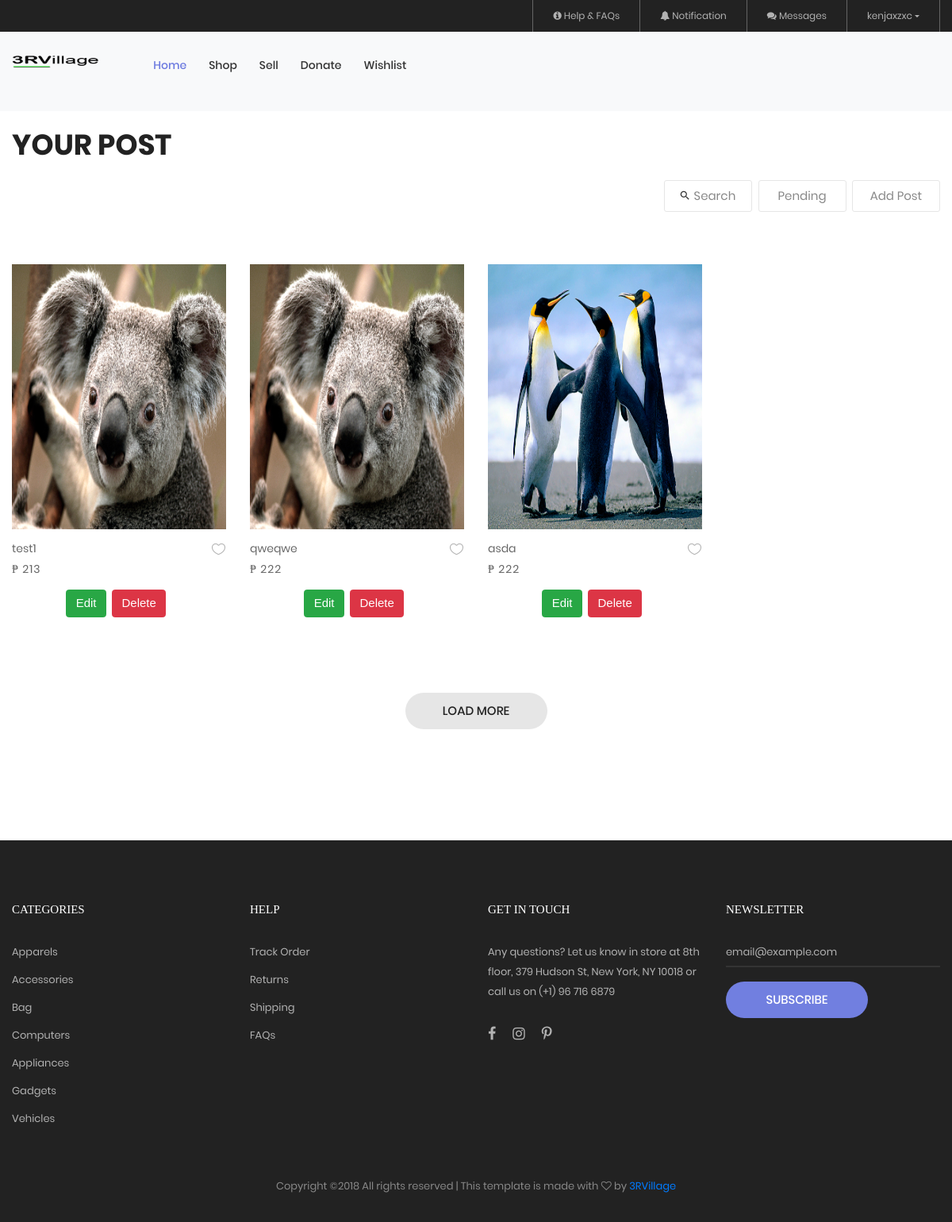
The page /mypost.php (signed in) on the database its author committed.
### tables this page shows
CREATE TABLE `itemsell` (
  `ItemSellID` int(11) NOT NULL,
  `SItemTitle` varchar(50) NOT NULL,
  `SItemCat` varchar(50) NOT NULL,
  `SItemDesc` varchar(255) NOT NULL,
  `SItemLocation` varchar(50) NOT NULL,
  `SItemPrice` int(11) NOT NULL,
  `SItemImages` varchar(255) NOT NULL,
  `SItemPosted` timestamp NOT NULL DEFAULT CURRENT_TIMESTAMP,
  `accountid` int(11) NOT NULL,
  `SItemStatus` int(11) NOT NULL DEFAULT '1'
);

### public/mypost.php (the view, shortened to what this page needs)
<?php
  include('connection.php');
?>
<!DOCTYPE html>
<html lang="en">
<head>
  <?php include('link.php');?>
  </head>
<body class="bg-light">
  <?php
      include('header.php');
   ?>
    <section class="bg0 p-t-23 p-b-140 m-t-100" id="products">
    <div class="container">
      <div class="p-b-10">
        <h3 class="ltext-103 cl5">
          Your Post
        </h3>
      </div>
        <div class="flex-w flex-sb-m p-b-52">
        <div class="flex-w flex-c-m m-tb-10">
          <div class="flex-c-m stext-106 cl6 size-105 bor4 pointer hov-btn3 trans-04 m-tb-4 js-show-search">
            <i class="icon-search cl2 m-r-6 fs-15 trans-04 zmdi zmdi-search"></i>
            Search
          </div>
           <div class="ml-2">
            <a href="pending.php" class="flex-c-m stext-106 cl6 size-105 bor4 pointer hov-btn3 trans-04 m-tb-4">Pending</a>
          </div>
          <div class="ml-2">
            <a href="sell.php" class="flex-c-m stext-106 cl6 size-105 bor4 pointer hov-btn3 trans-04 m-tb-4">Add Post</a>
          </div>
        </div>
      </div>
      <?php
           $sessionID = $_SESSION['accountid'];
           $id = mysqli_query($conn, "SELECT accountid FROM `account` WHERE username = '$sessionID'")->fetch_object()->accountid;
           $res = mysqli_query($conn, "SELECT * FROM account WHERE accountid = '$id'");
              while($row=$res->fetch_array()){
     ?>
      <?php
      $builder = $dom = null;
       $sql = "SELECT * FROM itemsell WHERE (accountid = '$id' && SItemStatus = '1')";
        $result = mysqli_query($conn, $sql);
        while ($row = mysqli_fetch_assoc($result)){
          $builder =
          '
          <div class="col-sm-6 col-md-4 col-lg-3 p-b-35 isotope-item *">
          <div class="block2">
            <div class="block2-pic hov-img0">
            <img src="../upload/'.$row['SItemImages'].'" height="334" width="270"/>
               <a href="#" class="block2-btn flex-c-m stext-103 cl2 size-102 bg0 bor2 hov-btn1 p-lr-15 trans-04 js-show-modal1 prevITEM">
               Preview Item
               </a>
              <input type="hidden" name="itemsellID" value="'.$row['ItemSellID'].'">
            </div>
            <div class="block2-txt flex-w flex-t p-t-14">
              <div class="block2-txt-child1 flex-col-l ">
                <a class="stext-104 cl4 hov-cl1 trans-04 js-name-b2 p-b-6">
                  '.$row['SItemTitle'].'
                </a>
                <span class="stext-105 cl3">
                  ₱ '.$row['SItemPrice'].'
                </span>
              </div>
              <div class="block2-txt-child2 flex-r p-t-3">
                <a href="#" class="btn-addwish-b2 dis-block pos-relative js-addwish-b2">
                  <img class="icon-heart1 dis-block trans-04" src="../images/icons/icon-heart-01.png" alt="ICON">
                  <img class="icon-heart2 dis-block trans-04 ab-t-l" src="../images/icons/icon-heart-02.png" alt="ICON">
                </a>
              </div>
            </div>
            <div class="row justify-content-center py-3">
              <a href="updatepost.php?id='.$row['ItemSellID'].'"><button type="button" class="btn btn-success mr-2"
              onclick="confirm(\'Are you sure to edit ?\')">Edit</button></a>
              <a href="deactivatepost.php?del='.$row['ItemSellID'].'"><button type="button" class="btn btn-danger mr-2"
              onclick="confirm(\'Are you sure to delete this post ?\')">Delete</button></a>
            </div>
          </div>
        </div>
          ';
          $dom = $dom."".$builder;
          }
        }
      ?>
      <div class="row isotope-grid">
        <?php echo $dom; ?>
      </div>
    </div>
    <div class="flex-c-m flex-w w-full p-t-45">
        <a href="#" class="flex-c-m stext-101 cl5 size-103 bg2 bor1 hov-btn1 p-lr-15 trans-04">
          Load More
        </a>
      </div>
  </section>
    <?php
      include('footer.php');
    ?>
 </body>
</html>

### css/main.css (style rules this page uses)
.container { max-width: 1380px; }
@media (max-width: 1600px) { .container { max-width: 1200px; } }
.block2-pic { position: relative; }
.block2-txt-child1 { width: calc(100% - 30px); }
.block2-txt-child2 { width: 30px; }
.cl2 { color: #333; }
.cl3 { color: #666; }
.cl4 { color: #999; }
.cl5 { color: #222; }
.cl6 { color: #888; }
.stext-101 { font-family: Poppins-Medium; font-size: 15px; line-height: 1.466667; text-transform: uppercase; }
.stext-104 { font-family: Poppins-Regular; font-size: 14px; line-height: 1.466667; }
.stext-105 { font-family: Poppins-Regular; font-size: 14px; line-height: 1.466667; letter-spacing: 1px; }
.stext-106 { font-family: Poppins-Regular; font-size: 15px; line-height: 1.2; }
.ltext-103 { font-family: Poppins-Bold; font-size: 36px; line-height: 1.1; text-transform: uppercase; }
.size-103 { min-width: 179px; height: 46px; }
.size-105 { min-width: 111px; height: 40px; }
.bg0 { background-color: #fff; }
.bg2 { background-color: #e6e6e6; }
.bor1 { border-radius: 23px; }
.bor4 { border: 1px solid #e6e6e6; border-radius: 3px; }
.hov-img0 { display: block; overflow: hidden; }
.hov-img0 img { width: 100%; -webkit-transition: transform 0.9s ease; -o-transition: transform 0.9s ease; -moz-transition: transform 0.9s ease; transition: transform 0.9s ease; }

### rows shown on the page
itemsell: SItemImages (picture), SItemTitle "test1", SItemPrice "213"
itemsell: SItemImages (picture), SItemTitle "qweqwe", SItemPrice "222"
itemsell: SItemImages (picture), SItemTitle "asda", SItemPrice "222"

### other values the page prints
$_SESSION['accountid'] "kenjaxzxc"
